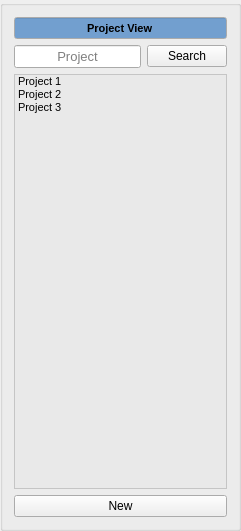
    <widget class="QGroupBox" name="project_view_groupbox">
     <property name="geometry">
      <rect>
       <x>10</x>
       <y>10</y>
       <width>241</width>
       <height>531</height>
      </rect>
     </property>
     <property name="title">
      <string/>
     </property>
     <layout class="QGridLayout" name="gridLayout">
      <item row="1" column="0">
       <widget class="QLineEdit" name="project_search_lineedit">
        <property name="palette">
         <palette>
          <active>
           <colorrole role="WindowText">
            <brush brushstyle="SolidPattern">
             <color alpha="255">
              <red>0</red>
              <green>0</green>
              <blue>0</blue>
             </color>
            </brush>
           </colorrole>
           <colorrole role="Dark">
            <brush brushstyle="SolidPattern">
             <color alpha="255">
              <red>119</red>
              <green>119</green>
              <blue>118</blue>
             </color>
            </brush>
           </colorrole>
           <colorrole role="Mid">
            <brush brushstyle="SolidPattern">
             <color alpha="255">
              <red>159</red>
              <green>159</green>
              <blue>157</blue>
             </color>
            </brush>
           </colorrole>
           <colorrole role="Text">
            <brush brushstyle="SolidPattern">
             <color alpha="255">
              <red>0</red>
              <green>0</green>
              <blue>0</blue>
             </color>
            </brush>
           </colorrole>
           <colorrole role="ButtonText">
            <brush brushstyle="SolidPattern">
             <color alpha="255">
              <red>0</red>
              <green>0</green>
              <blue>0</blue>
             </color>
            </brush>
           </colorrole>
           <colorrole role="Base">
            <brush brushstyle="SolidPattern">
             <color alpha="255">
              <red>255</red>
              <green>255</green>
              <blue>255</blue>
             </color>
            </brush>
           </colorrole>
           <colorrole role="Window">
            <brush brushstyle="SolidPattern">
             <color alpha="255">
              <red>238</red>
              <green>238</green>
              <blue>236</blue>
             </color>
            </brush>
           </colorrole>
           <colorrole role="Shadow">
            <brush brushstyle="SolidPattern">
             <color alpha="255">
              <red>0</red>
              <green>0</green>
              <blue>0</blue>
             </color>
            </brush>
           </colorrole>
           <colorrole role="AlternateBase">
            <brush brushstyle="SolidPattern">
             <color alpha="255">
              <red>184</red>
              <green>184</green>
              <blue>184</blue>
             </color>
            </brush>
           </colorrole>
           <colorrole role="ToolTipBase">
            <brush brushstyle="SolidPattern">
             <color alpha="255">
              <red>255</red>
              <green>255</green>
              <blue>220</blue>
             </color>
            </brush>
           </colorrole>
           <colorrole role="ToolTipText">
            <brush brushstyle="SolidPattern">
             <color alpha="255">
              <red>0</red>
              <green>0</green>
              <blue>0</blue>
             </color>
            </brush>
           </colorrole>
           <colorrole role="PlaceholderText">
            <brush brushstyle="NoBrush">
             <color alpha="128">
              <red>0</red>
              <green>0</green>
              <blue>0</blue>
             </color>
            </brush>
           </colorrole>
          </active>
          <inactive>
           <colorrole role="WindowText">
            <brush brushstyle="SolidPattern">
             <color alpha="255">
              <red>0</red>
              <green>0</green>
              <blue>0</blue>
             </color>
            </brush>
           </colorrole>
           <colorrole role="Dark">
            <brush brushstyle="SolidPattern">
             <color alpha="255">
              <red>119</red>
              <green>119</green>
              <blue>118</blue>
             </color>
            </brush>
           </colorrole>
           <colorrole role="Mid">
            <brush brushstyle="SolidPattern">
             <color alpha="255">
              <red>159</red>
              <green>159</green>
              <blue>157</blue>
             </color>
            </brush>
           </colorrole>
           <colorrole role="Text">
            <brush brushstyle="SolidPattern">
             <color alpha="255">
              <red>0</red>
              <green>0</green>
              <blue>0</blue>
             </color>
            </brush>
           </colorrole>
           <colorrole role="ButtonText">
            <brush brushstyle="SolidPattern">
             <color alpha="255">
              <red>0</red>
              <green>0</green>
              <blue>0</blue>
             </color>
            </brush>
           </colorrole>
           <colorrole role="Base">
            <brush brushstyle="SolidPattern">
             <color alpha="255">
              <red>255</red>
              <green>255</green>
              <blue>255</blue>
             </color>
            </brush>
           </colorrole>
           <colorrole role="Window">
            <brush brushstyle="SolidPattern">
             <color alpha="255">
              <red>238</red>
              <green>238</green>
              <blue>236</blue>
             </color>
            </brush>
           </colorrole>
           <colorrole role="Shadow">
            <brush brushstyle="SolidPattern">
             <color alpha="255">
              <red>0</red>
              <green>0</green>
              <blue>0</blue>
             </color>
            </brush>
           </colorrole>
           <colorrole role="AlternateBase">
            <brush brushstyle="SolidPattern">
             <color alpha="255">
              <red>184</red>
              <green>184</green>
              <blue>184</blue>
             </color>
            </brush>
           </colorrole>
           <colorrole role="ToolTipBase">
            <brush brushstyle="SolidPattern">
             <color alpha="255">
              <red>255</red>
              <green>255</green>
              <blue>220</blue>
             </color>
            </brush>
           </colorrole>
           <colorrole role="ToolTipText">
            <brush brushstyle="SolidPattern">
             <color alpha="255">
              <red>0</red>
              <green>0</green>
              <blue>0</blue>
             </color>
            </brush>
           </colorrole>
           <colorrole role="PlaceholderText">
            <brush brushstyle="NoBrush">
             <color alpha="128">
              <red>0</red>
              <green>0</green>
              <blue>0</blue>
             </color>
            </brush>
           </colorrole>
          </inactive>
          <disabled>
           <colorrole role="WindowText">
            <brush brushstyle="SolidPattern">
             <color alpha="255">
              <red>119</red>
              <green>119</green>
              <blue>118</blue>
             </color>
            </brush>
           </colorrole>
           <colorrole role="Dark">
            <brush brushstyle="SolidPattern">
             <color alpha="255">
              <red>119</red>
              <green>119</green>
              <blue>118</blue>
             </color>
            </brush>
           </colorrole>
           <colorrole role="Mid">
            <brush brushstyle="SolidPattern">
             <color alpha="255">
              <red>159</red>
              <green>159</green>
              <blue>157</blue>
             </color>
            </brush>
           </colorrole>
           <colorrole role="Text">
            <brush brushstyle="SolidPattern">
             <color alpha="255">
              <red>119</red>
              <green>119</green>
              <blue>118</blue>
             </color>
            </brush>
           </colorrole>
           <colorrole role="ButtonText">
            <brush brushstyle="SolidPattern">
             <color alpha="255">
              <red>119</red>
              <green>119</green>
              <blue>118</blue>
             </color>
            </brush>
           </colorrole>
           <colorrole role="Base">
            <brush brushstyle="SolidPattern">
             <color alpha="255">
              <red>238</red>
              <green>238</green>
              <blue>236</blue>
             </color>
            </brush>
           </colorrole>
           <colorrole role="Window">
            <brush brushstyle="SolidPattern">
             <color alpha="255">
              <red>238</red>
              <green>238</green>
              <blue>236</blue>
             </color>
            </brush>
           </colorrole>
           <colorrole role="Shadow">
            <brush brushstyle="SolidPattern">
             <color alpha="255">
              <red>0</red>
              <green>0</green>
              <blue>0</blue>
             </color>
            </brush>
           </colorrole>
           <colorrole role="AlternateBase">
            <brush brushstyle="SolidPattern">
             <color alpha="255">
              <red>184</red>
              <green>184</green>
              <blue>184</blue>
             </color>
            </brush>
           </colorrole>
           <colorrole role="ToolTipBase">
            <brush brushstyle="SolidPattern">
             <color alpha="255">
              <red>255</red>
              <green>255</green>
              <blue>220</blue>
             </color>
            </brush>
           </colorrole>
           <colorrole role="ToolTipText">
            <brush brushstyle="SolidPattern">
             <color alpha="255">
              <red>0</red>
              <green>0</green>
              <blue>0</blue>
             </color>
            </brush>
           </colorrole>
           <colorrole role="PlaceholderText">
            <brush brushstyle="NoBrush">
             <color alpha="128">
              <red>0</red>
              <green>0</green>
              <blue>0</blue>
             </color>
            </brush>
           </colorrole>
          </disabled>
         </palette>
        </property>
        <property name="font">
         <font>
          <pointsize>10</pointsize>
         </font>
        </property>
        <property name="text">
         <string/>
        </property>
        <property name="alignment">
         <set>Qt::AlignCenter</set>
        </property>
        <property name="placeholderText">
         <string>Project</string>
        </property>
       </widget>
      </item>
      <item row="1" column="1">
       <widget class="QPushButton" name="project_view_search_button">
        <property name="text">
         <string>Search</string>
        </property>
       </widget>
      </item>
      <item row="2" column="0" colspan="2">
       <widget class="QListWidget" name="project_list">
        <property name="palette">
         <palette>
          <active>
           <colorrole role="WindowText">
            <brush brushstyle="SolidPattern">
             <color alpha="255">
              <red>0</red>
              <green>0</green>
              <blue>0</blue>
             </color>
            </brush>
           </colorrole>
           <colorrole role="Button">
            <brush brushstyle="SolidPattern">
             <color alpha="255">
              <red>255</red>
              <green>255</green>
              <blue>255</blue>
             </color>
            </brush>
           </colorrole>
           <colorrole role="Light">
            <brush brushstyle="SolidPattern">
             <color alpha="255">
              <red>255</red>
              <green>255</green>
              <blue>255</blue>
             </color>
            </brush>
           </colorrole>
           <colorrole role="Midlight">
            <brush brushstyle="SolidPattern">
             <color alpha="255">
              <red>255</red>
              <green>255</green>
              <blue>255</blue>
             </color>
            </brush>
           </colorrole>
           <colorrole role="Dark">
            <brush brushstyle="SolidPattern">
             <color alpha="255">
              <red>127</red>
              <green>127</green>
              <blue>127</blue>
             </color>
            </brush>
           </colorrole>
           <colorrole role="Mid">
            <brush brushstyle="SolidPattern">
             <color alpha="255">
              <red>170</red>
              <green>170</green>
              <blue>170</blue>
             </color>
            </brush>
           </colorrole>
           <colorrole role="Text">
            <brush brushstyle="SolidPattern">
             <color alpha="255">
              <red>0</red>
              <green>0</green>
              <blue>0</blue>
             </color>
            </brush>
           </colorrole>
           <colorrole role="BrightText">
            <brush brushstyle="SolidPattern">
             <color alpha="255">
              <red>255</red>
              <green>255</green>
              <blue>255</blue>
             </color>
            </brush>
           </colorrole>
           <colorrole role="Base">
            <brush brushstyle="SolidPattern">
             <color alpha="142">
              <red>229</red>
              <green>229</green>
              <blue>229</blue>
             </color>
            </brush>
           </colorrole>
           <colorrole role="Window">
            <brush brushstyle="SolidPattern">
             <color alpha="255">
              <red>255</red>
              <green>255</green>
              <blue>255</blue>
             </color>
            </brush>
           </colorrole>
           <colorrole role="Shadow">
            <brush brushstyle="SolidPattern">
             <color alpha="255">
              <red>0</red>
              <green>0</green>
              <blue>0</blue>
             </color>
            </brush>
           </colorrole>
           <colorrole role="AlternateBase">
            <brush brushstyle="SolidPattern">
             <color alpha="255">
              <red>255</red>
              <green>255</green>
              <blue>255</blue>
             </color>
            </brush>
           </colorrole>
           <colorrole role="ToolTipBase">
            <brush brushstyle="SolidPattern">
             <color alpha="255">
              <red>255</red>
              <green>255</green>
              <blue>220</blue>
             </color>
            </brush>
           </colorrole>
           <colorrole role="ToolTipText">
            <brush brushstyle="SolidPattern">
             <color alpha="255">
              <red>0</red>
              <green>0</green>
              <blue>0</blue>
             </color>
            </brush>
           </colorrole>
           <colorrole role="PlaceholderText">
            <brush brushstyle="NoBrush">
             <color alpha="128">
              <red>0</red>
              <green>0</green>
              <blue>0</blue>
             </color>
            </brush>
           </colorrole>
          </active>
          <inactive>
           <colorrole role="WindowText">
            <brush brushstyle="SolidPattern">
             <color alpha="255">
              <red>0</red>
              <green>0</green>
              <blue>0</blue>
             </color>
            </brush>
           </colorrole>
           <colorrole role="Button">
            <brush brushstyle="SolidPattern">
             <color alpha="255">
              <red>255</red>
              <green>255</green>
              <blue>255</blue>
             </color>
            </brush>
           </colorrole>
           <colorrole role="Light">
            <brush brushstyle="SolidPattern">
             <color alpha="255">
              <red>255</red>
              <green>255</green>
              <blue>255</blue>
             </color>
            </brush>
           </colorrole>
           <colorrole role="Midlight">
            <brush brushstyle="SolidPattern">
             <color alpha="255">
              <red>255</red>
              <green>255</green>
              <blue>255</blue>
             </color>
            </brush>
           </colorrole>
           <colorrole role="Dark">
            <brush brushstyle="SolidPattern">
             <color alpha="255">
              <red>127</red>
              <green>127</green>
              <blue>127</blue>
             </color>
            </brush>
           </colorrole>
           <colorrole role="Mid">
            <brush brushstyle="SolidPattern">
             <color alpha="255">
              <red>170</red>
              <green>170</green>
              <blue>170</blue>
             </color>
            </brush>
           </colorrole>
           <colorrole role="Text">
            <brush brushstyle="SolidPattern">
             <color alpha="255">
              <red>0</red>
              <green>0</green>
              <blue>0</blue>
             </color>
            </brush>
           </colorrole>
           <colorrole role="BrightText">
            <brush brushstyle="SolidPattern">
             <color alpha="255">
              <red>255</red>
              <green>255</green>
              <blue>255</blue>
             </color>
            </brush>
           </colorrole>
           <colorrole role="Base">
            <brush brushstyle="SolidPattern">
             <color alpha="142">
              <red>229</red>
              <green>229</green>
              <blue>229</blue>
             </color>
            </brush>
           </colorrole>
           <colorrole role="Window">
            <brush brushstyle="SolidPattern">
             <color alpha="255">
              <red>255</red>
              <green>255</green>
              <blue>255</blue>
             </color>
            </brush>
           </colorrole>
           <colorrole role="Shadow">
            <brush brushstyle="SolidPattern">
             <color alpha="255">
              <red>0</red>
              <green>0</green>
              <blue>0</blue>
             </color>
            </brush>
           </colorrole>
           <colorrole role="AlternateBase">
            <brush brushstyle="SolidPattern">
             <color alpha="255">
              <red>255</red>
              <green>255</green>
              <blue>255</blue>
             </color>
            </brush>
           </colorrole>
           <colorrole role="ToolTipBase">
            <brush brushstyle="SolidPattern">
             <color alpha="255">
              <red>255</red>
              <green>255</green>
              <blue>220</blue>
             </color>
            </brush>
           </colorrole>
           <colorrole role="ToolTipText">
            <brush brushstyle="SolidPattern">
             <color alpha="255">
              <red>0</red>
              <green>0</green>
              <blue>0</blue>
             </color>
            </brush>
           </colorrole>
           <colorrole role="PlaceholderText">
            <brush brushstyle="NoBrush">
             <color alpha="128">
              <red>0</red>
              <green>0</green>
              <blue>0</blue>
             </color>
            </brush>
           </colorrole>
          </inactive>
          <disabled>
           <colorrole role="WindowText">
            <brush brushstyle="SolidPattern">
             <color alpha="255">
              <red>127</red>
              <green>127</green>
              <blue>127</blue>
             </color>
            </brush>
           </colorrole>
           <colorrole role="Button">
            <brush brushstyle="SolidPattern">
             <color alpha="255">
              <red>255</red>
              <green>255</green>
              <blue>255</blue>
             </color>
            </brush>
           </colorrole>
           <colorrole role="Light">
            <brush brushstyle="SolidPattern">
             <color alpha="255">
              <red>255</red>
              <green>255</green>
              <blue>255</blue>
             </color>
            </brush>
           </colorrole>
           <colorrole role="Midlight">
            <brush brushstyle="SolidPattern">
             <color alpha="255">
              <red>255</red>
              <green>255</green>
              <blue>255</blue>
             </color>
            </brush>
           </colorrole>
           <colorrole role="Dark">
            <brush brushstyle="SolidPattern">
             <color alpha="255">
              <red>127</red>
              <green>127</green>
              <blue>127</blue>
             </color>
            </brush>
           </colorrole>
           <colorrole role="Mid">
            <brush brushstyle="SolidPattern">
             <color alpha="255">
              <red>170</red>
              <green>170</green>
              <blue>170</blue>
             </color>
            </brush>
           </colorrole>
           <colorrole role="Text">
            <brush brushstyle="SolidPattern">
             <color alpha="255">
              <red>127</red>
              <green>127</green>
              <blue>127</blue>
             </color>
            </brush>
           </colorrole>
           <colorrole role="BrightText">
            <brush brushstyle="SolidPattern">
             <color alpha="255">
              <red>255</red>
              <green>255</green>
              <blue>255</blue>
             </color>
            </brush>
           </colorrole>
           <colorrole role="Base">
            <brush brushstyle="SolidPattern">
             <color alpha="255">
              <red>255</red>
              <green>255</green>
              <blue>255</blue>
             </color>
            </brush>
           </colorrole>
           <colorrole role="Window">
            <brush brushstyle="SolidPattern">
             <color alpha="255">
              <red>255</red>
              <green>255</green>
              <blue>255</blue>
             </color>
            </brush>
           </colorrole>
           <colorrole role="Shadow">
            <brush brushstyle="SolidPattern">
             <color alpha="255">
              <red>0</red>
              <green>0</green>
              <blue>0</blue>
             </color>
            </brush>
           </colorrole>
           <colorrole role="AlternateBase">
            <brush brushstyle="SolidPattern">
             <color alpha="255">
              <red>255</red>
              <green>255</green>
              <blue>255</blue>
             </color>
            </brush>
           </colorrole>
           <colorrole role="ToolTipBase">
            <brush brushstyle="SolidPattern">
             <color alpha="255">
              <red>255</red>
              <green>255</green>
              <blue>220</blue>
             </color>
            </brush>
           </colorrole>
           <colorrole role="ToolTipText">
            <brush brushstyle="SolidPattern">
             <color alpha="255">
              <red>0</red>
              <green>0</green>
              <blue>0</blue>
             </color>
            </brush>
           </colorrole>
           <colorrole role="PlaceholderText">
            <brush brushstyle="NoBrush">
             <color alpha="128">
              <red>0</red>
              <green>0</green>
              <blue>0</blue>
             </color>
            </brush>
           </colorrole>
          </disabled>
         </palette>
        </property>
        <property name="font">
         <font>
          <pointsize>8</pointsize>
          <kerning>true</kerning>
         </font>
        </property>
        <property name="editTriggers">
         <set>QAbstractItemView::DoubleClicked|QAbstractItemView::EditKeyPressed</set>
        </property>
        <property name="resizeMode">
         <enum>QListView::Adjust</enum>
        </property>
        <property name="spacing">
         <number>0</number>
        </property>
        <item>
         <property name="text">
          <string>Project 1</string>
         </property>
        </item>
        <item>
         <property name="text">
          <string>Project 2</string>
         </property>
        </item>
        <item>
         <property name="text">
          <string>Project 3</string>
         </property>
         <property name="font">
          <font>
           <weight>50</weight>
           <italic>false</italic>
           <bold>false</bold>
           <underline>false</underline>
          </font>
         </property>
         <property name="background">
          <brush brushstyle="NoBrush">
           <color alpha="255">
            <red>0</red>
            <green>0</green>
            <blue>0</blue>
           </color>
          </brush>
         </property>
         <property name="foreground">
          <brush brushstyle="NoBrush">
           <color alpha="255">
            <red>0</red>
            <green>0</green>
            <blue>0</blue>
           </color>
          </brush>
         </property>
        </item>
       </widget>
      </item>
      <item row="0" column="0" colspan="2">
       <widget class="QLineEdit" name="project_view_lineedit">
        <property name="palette">
         <palette>
          <active>
           <colorrole role="Base">
            <brush brushstyle="SolidPattern">
             <color alpha="255">
              <red>114</red>
              <green>159</green>
              <blue>207</blue>
             </color>
            </brush>
           </colorrole>
          </active>
          <inactive>
           <colorrole role="Base">
            <brush brushstyle="SolidPattern">
             <color alpha="255">
              <red>114</red>
              <green>159</green>
              <blue>207</blue>
             </color>
            </brush>
           </colorrole>
          </inactive>
          <disabled>
           <colorrole role="Base">
            <brush brushstyle="SolidPattern">
             <color alpha="255">
              <red>255</red>
              <green>255</green>
              <blue>255</blue>
             </color>
            </brush>
           </colorrole>
          </disabled>
         </palette>
        </property>
        <property name="font">
         <font>
          <pointsize>8</pointsize>
          <weight>75</weight>
          <bold>true</bold>
         </font>
        </property>
        <property name="autoFillBackground">
         <bool>false</bool>
        </property>
        <property name="text">
         <string>Project View</string>
        </property>
        <property name="alignment">
         <set>Qt::AlignCenter</set>
        </property>
        <property name="readOnly">
         <bool>true</bool>
        </property>
       </widget>
      </item>
      <item row="3" column="0" colspan="2">
       <widget class="QPushButton" name="new_project_button">
        <property name="text">
         <string>New</string>
        </property>
       </widget>
      </item>
     </layout>
    </widget>
